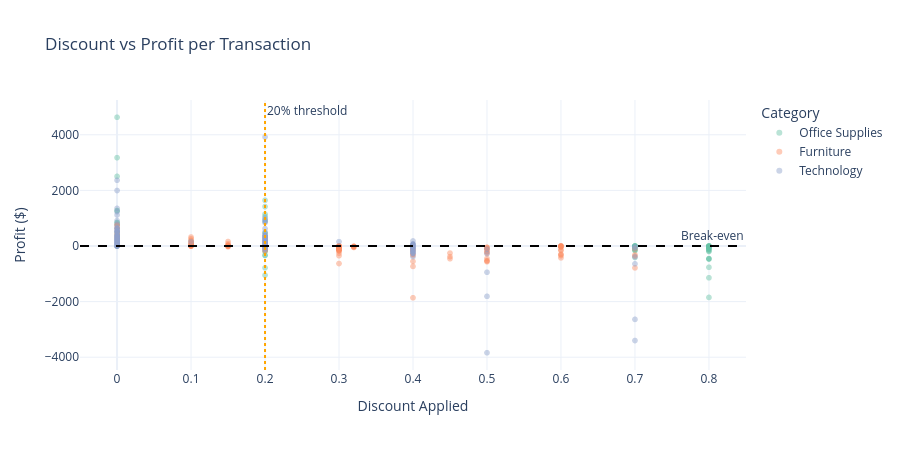

The code cell stored with this chart in its notebook:
### Markdown cell above
## 5. Discount vs Profit Scatter

### Code cell
sample = df.sample(n=3000, random_state=42)

fig = px.scatter(
    sample,
    x='Discount', y='Profit',
    color='Category',
    opacity=0.45,
    color_discrete_sequence=COLOR_SEQ,
    hover_data=['Sub-Category', 'Region', 'Sales'],
    title='Discount vs Profit per Transaction',
    template=TEMPLATE,
    labels={'Discount': 'Discount Applied', 'Profit': 'Profit ($)'}
)

# Reference lines
fig.add_hline(y=0,   line_dash='dash', line_color='black',  annotation_text='Break-even')
fig.add_vline(x=0.2, line_dash='dot',  line_color='orange', annotation_text='20% threshold')

fig.update_layout(height=450)
fig.show()

### Figure 1 — Plotly figure (JSON) as saved in the notebook; plotly's stock layout.template omitted (floating-point values rounded to 4 significant figures; data arrays with more than 128 entries replaced by an {"elided": "..."} marker saying what was removed)
{"data": [{"customdata": {"elided": "1838x3 mixed values"}, "hovertemplate": "Category=Office Supplies<br>Discount Applied=%{x}<br>Profit ($)=%{y}<br>Sub-Category=%{customdata[0]}<br>Region=%{customdata[1]}<br>Sales=%{customdata[2]}<extra></extra>", "legendgroup": "Office Supplies", "marker": {"color": "rgb(102,194,165)", "opacity": 0.45, "symbol": "circle"}, "mode": "markers", "name": "Office Supplies", "showlegend": true, "type": "scattergl", "x": {"elided": "1838 float values"}, "xaxis": "x", "y": {"elided": "1838 float values"}, "yaxis": "y"}, {"customdata": {"elided": "609x3 mixed values"}, "hovertemplate": "Category=Furniture<br>Discount Applied=%{x}<br>Profit ($)=%{y}<br>Sub-Category=%{customdata[0]}<br>Region=%{customdata[1]}<br>Sales=%{customdata[2]}<extra></extra>", "legendgroup": "Furniture", "marker": {"color": "rgb(252,141,98)", "opacity": 0.45, "symbol": "circle"}, "mode": "markers", "name": "Furniture", "showlegend": true, "type": "scattergl", "x": {"elided": "609 float values"}, "xaxis": "x", "y": {"elided": "609 float values"}, "yaxis": "y"}, {"customdata": {"elided": "553x3 mixed values"}, "hovertemplate": "Category=Technology<br>Discount Applied=%{x}<br>Profit ($)=%{y}<br>Sub-Category=%{customdata[0]}<br>Region=%{customdata[1]}<br>Sales=%{customdata[2]}<extra></extra>", "legendgroup": "Technology", "marker": {"color": "rgb(141,160,203)", "opacity": 0.45, "symbol": "circle"}, "mode": "markers", "name": "Technology", "showlegend": true, "type": "scattergl", "x": {"elided": "553 float values"}, "xaxis": "x", "y": {"elided": "553 float values"}, "yaxis": "y"}], "layout": {"annotations": [{"showarrow": false, "text": "Break-even", "x": 1, "xanchor": "right", "xref": "x domain", "y": 0, "yanchor": "bottom", "yref": "y"}, {"showarrow": false, "text": "20% threshold", "x": 0.2, "xanchor": "left", "xref": "x", "y": 1, "yanchor": "top", "yref": "y domain"}], "height": 450, "legend": {"title": {"text": "Category"}, "tracegroupgap": 0}, "shapes": [{"line": {"color": "black", "dash": "dash"}, "type": "line", "x0": 0, "x1": 1, "xref": "x domain", "y0": 0, "y1": 0, "yref": "y"}, {"line": {"color": "orange", "dash": "dot"}, "type": "line", "x0": 0.2, "x1": 0.2, "xref": "x", "y0": 0, "y1": 1, "yref": "y domain"}], "title": {"text": "Discount vs Profit per Transaction"}, "xaxis": {"anchor": "y", "domain": [0, 1], "title": {"text": "Discount Applied"}}, "yaxis": {"anchor": "x", "domain": [0, 1], "title": {"text": "Profit ($)"}}}}
